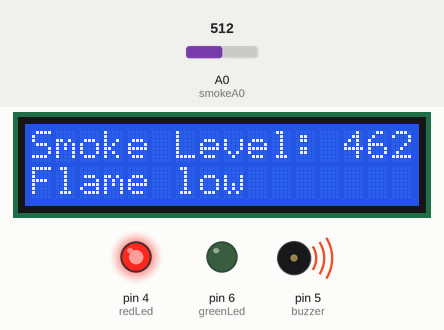
Bench run of a sketch on a simulated Arduino Uno, built with avr-gcc and run on an emulated ATmega328P. Shown: 16×2 character LCD, output pins drawn as LEDs (lit = HIGH), buzzer (waves = sounding, pin HIGH). The inputs (shaded band) are chosen by the test bench; at power-on: A0 (smokeA0) = 512. The modem accepts every AT command (registered, SIM ready, sends succeed) and sends nothing else; what the sketch prints to the serial monitor is not drawn.

Above: at 1.3 s.
1.4 s: A0 (smokeA0) set to 164
At 3.9 s:
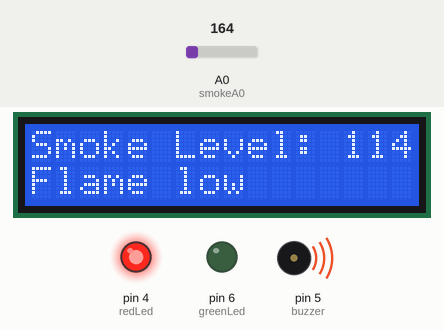
8.6 s: A0 (smokeA0) set to 139
At 11.3 s:
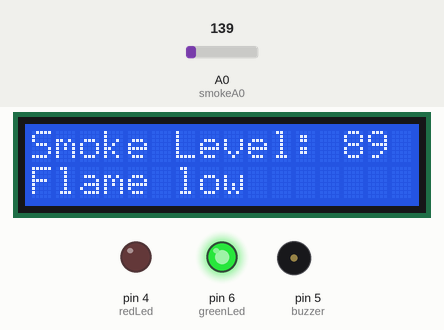
13.4 s: A0 (smokeA0) set to 306
At 14.3 s:
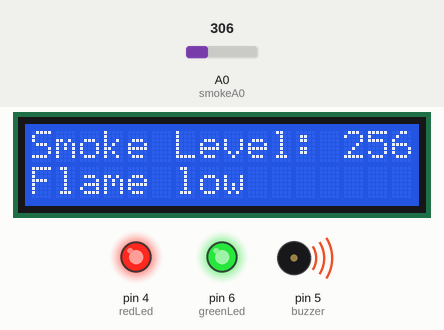
Timing chart, 0 to 17.2 s (numbered marks = the images above; inputs shaded):
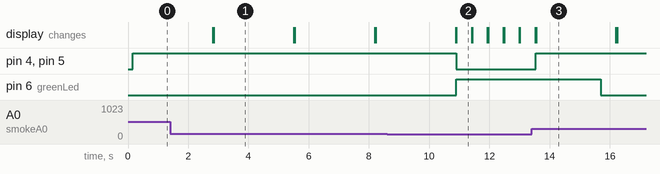

Measured:
- the behaviour switches between 151 and 150 on A0 (smokeA0) (found by bisection; images 1 and 2)
- after the input at 1.4 s, the display: first differs from a run without the input after 1.5 s (image 1)
- after the input at 8.6 s, pin 4 (redLed), pin 5 (buzzer): HIGH → LOW after 2.3 s; pin 6 (greenLed): LOW → HIGH after 2.3 s; the display: first differs from a run without the input after 2.3 s (image 2)
- after the input at 13.4 s, pin 4 (redLed), pin 5 (buzzer): LOW → HIGH after 0.14 s; pin 6 (greenLed): HIGH → LOW after 2.3 s; the display: first differs from a run without the input after 0.15 s (image 3)
- what the display in image 1 shows lasts 2.6 s, from 2.9 s to 5.5 s
- what the display in image 2 shows lasts 0.5 s, from 10.9 s to 11.4 s

The sketch:

fire_alarm.ino
```cpp
#include <LiquidCrystal_I2C.h>
#include <SoftwareSerial.h>

LiquidCrystal_I2C lcd(0x27, 16, 2);
SoftwareSerial SIM900A(2, 3);

const int redLed = 4;
int greenLed = 6;
const int buzzer = 5;
int smokeA0 = A0;

const int flame = 2;
int Flame = HIGH;


int sensorThres = 100;

void setup() {

  pinMode(redLed, OUTPUT);
  pinMode(buzzer, OUTPUT);
  pinMode(greenLed, OUTPUT);
  pinMode(smokeA0, INPUT);
  pinMode(flame, INPUT);

  lcd.init();
  lcd.backlight();
  lcd.clear();
  Serial.begin(9600);
  lcd.begin(16, 2);

  SIM900A.begin(9600);
  Serial.begin(9600);
}

void loop() {
  int analogSensor = analogRead(smokeA0);
  Serial.print("Pin A0: ");
  Serial.println(analogSensor);
  lcd.print("Smoke Level: ");
  lcd.print(analogSensor - 50);
  lcd.setCursor(0, 1);
  lcd.print("Flame low");

  Flame = digitalRead(flame);
  if (Flame == LOW)
  {
    lcd.setCursor(0, 1);
    lcd.print("Flame High");
    digitalWrite(redLed, HIGH);
    delay(5000);
    digitalWrite(buzzer, HIGH);
    delay(5000);
    digitalWrite(greenLed, LOW);
  }

  if (analogSensor - 50 > sensorThres)
  {
    digitalWrite(redLed, HIGH);
    digitalWrite(buzzer, HIGH);

    SIM900A.println("AT+CMGF=1");
    delay(1000);
    SIM900A.print("AT+CMGS=\"+918960471289\"\r");
    delay(1000);
    SIM900A.print("Flre And Smoke Alert");
    delay(100);
    SIM900A.println((char)26);

    digitalWrite(greenLed, LOW);

  }
  else
  {
    digitalWrite(redLed, LOW);
    digitalWrite(greenLed, HIGH);
    digitalWrite(buzzer, LOW);

  }
  delay(500);
  lcd.clear();
}
```
